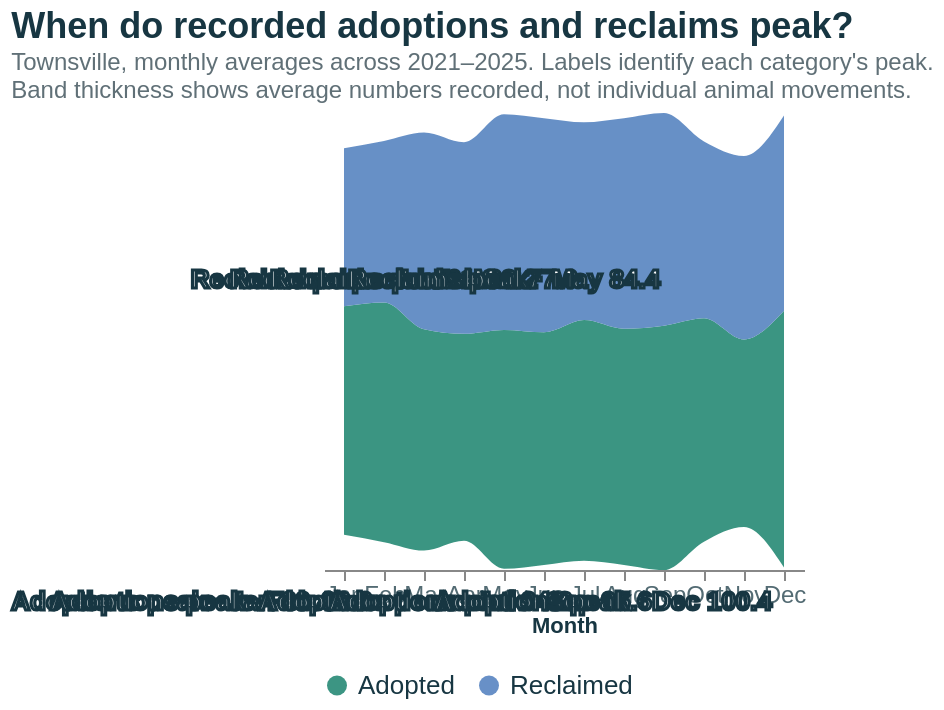

The specification (Vega-Lite) saved for this image:
### Vega-Lite specification from a JSON file in a GitHub repository (floating-point values rounded to 4 significant figures)
{"$schema": "https://vega.github.io/schema/vega-lite/v5.json", "description": "Seasonal streamgraph of monthly official Townsville adoption and reclaim outcomes.", "width": "container", "height": 355, "autosize": {"type": "fit-x", "contains": "padding", "resize": true}, "background": "#ffffff", "title": {"text": "When do recorded adoptions and reclaims peak?", "subtitle": ["Townsville, monthly averages across 2021–2025. Labels identify each category's peak.", "Band thickness shows average numbers recorded, not individual animal movements."], "font": "Helvetica", "fontSize": 18, "subtitleFont": "Helvetica", "subtitleFontSize": 12, "anchor": "start"}, "data": {"values": [{"month": "Jan", "month_num": 1, "series": "Adopted", "mean_count": 89.4, "years": 5}, {"month": "Jan", "month_num": 1, "series": "Reclaimed", "mean_count": 61.8, "years": 5}, {"month": "Feb", "month_num": 2, "series": "Adopted", "mean_count": 93.8, "years": 5}, {"month": "Feb", "month_num": 2, "series": "Reclaimed", "mean_count": 63.2, "years": 5}, {"month": "Mar", "month_num": 3, "series": "Adopted", "mean_count": 86.6, "years": 5}, {"month": "Mar", "month_num": 3, "series": "Reclaimed", "mean_count": 77, "years": 5}, {"month": "Apr", "month_num": 4, "series": "Adopted", "mean_count": 81, "years": 5}, {"month": "Apr", "month_num": 4, "series": "Reclaimed", "mean_count": 75, "years": 5}, {"month": "May", "month_num": 5, "series": "Adopted", "mean_count": 93.4, "years": 5}, {"month": "May", "month_num": 5, "series": "Reclaimed", "mean_count": 84.4, "years": 5}, {"month": "Jun", "month_num": 6, "series": "Adopted", "mean_count": 91, "years": 5}, {"month": "Jun", "month_num": 6, "series": "Reclaimed", "mean_count": 83.8, "years": 5}, {"month": "Jul", "month_num": 7, "series": "Adopted", "mean_count": 94.2, "years": 5}, {"month": "Jul", "month_num": 7, "series": "Reclaimed", "mean_count": 77.4, "years": 5}, {"month": "Aug", "month_num": 8, "series": "Adopted", "mean_count": 92.4, "years": 5}, {"month": "Aug", "month_num": 8, "series": "Reclaimed", "mean_count": 82.4, "years": 5}, {"month": "Sep", "month_num": 9, "series": "Adopted", "mean_count": 95.6, "years": 5}, {"month": "Sep", "month_num": 9, "series": "Reclaimed", "mean_count": 83.2, "years": 5}, {"month": "Oct", "month_num": 10, "series": "Adopted", "mean_count": 87.4, "years": 5}, {"month": "Oct", "month_num": 10, "series": "Reclaimed", "mean_count": 69.2, "years": 5}, {"month": "Nov", "month_num": 11, "series": "Adopted", "mean_count": 73.4, "years": 5}, {"month": "Nov", "month_num": 11, "series": "Reclaimed", "mean_count": 71.8, "years": 5}, {"month": "Dec", "month_num": 12, "series": "Adopted", "mean_count": 100.4, "years": 5}, {"month": "Dec", "month_num": 12, "series": "Reclaimed", "mean_count": 76.4, "years": 5}]}, "config": {"font": "Helvetica, Arial, sans-serif", "view": {"stroke": null}, "axis": {"labelColor": "#536B73", "titleColor": "#173642", "labelFont": "Helvetica, Arial, sans-serif", "titleFont": "Helvetica, Arial, sans-serif"}, "legend": {"labelColor": "#173642", "labelFont": "Helvetica, Arial, sans-serif", "titleFont": "Helvetica, Arial, sans-serif"}, "title": {"color": "#173642", "subtitleColor": "#607077", "font": "Helvetica, Arial, sans-serif", "subtitleFont": "Helvetica, Arial, sans-serif"}}, "layer": [{"mark": {"type": "area", "interpolate": "monotone", "opacity": 0.92}, "encoding": {"x": {"field": "month", "type": "ordinal", "sort": ["Jan", "Feb", "Mar", "Apr", "May", "Jun", "Jul", "Aug", "Sep", "Oct", "Nov", "Dec"], "title": "Month", "axis": {"labelAngle": 0, "labelFontSize": 12}}, "y": {"field": "mean_count", "type": "quantitative", "stack": "center", "axis": null}, "color": {"field": "series", "type": "nominal", "scale": {"domain": ["Adopted", "Reclaimed"], "range": ["#2B8C78", "#5B87C2"]}, "legend": {"orient": "bottom", "title": null, "labelFontSize": 13, "labelLimit": 140, "columns": 2}}, "order": {"field": "series", "type": "nominal", "sort": ["Adopted", "Reclaimed"]}, "tooltip": [{"field": "month", "type": "nominal", "title": "Month"}, {"field": "series", "type": "nominal", "title": "Category"}, {"field": "mean_count", "type": "quantitative", "title": "Average monthly records", "format": ",.1f"}, {"field": "years", "type": "quantitative", "title": "Years averaged"}]}}, {"transform": [{"window": [{"op": "max", "field": "mean_count", "as": "series_max"}], "groupby": ["series"]}, {"filter": "datum.series === 'Reclaimed' && datum.mean_count === datum.series_max"}, {"calculate": "'Reclaims peak · ' + datum.month + ' ' + format(datum.mean_count, '.1f')", "as": "peak_label"}], "mark": {"type": "text", "font": "Helvetica, Arial, sans-serif", "fontSize": 13, "fontWeight": "bold", "color": "#FFFFFF", "stroke": "#173642", "strokeWidth": 1.6, "align": "center", "baseline": "middle", "dx": 0}, "encoding": {"x": {"field": "month", "type": "ordinal", "sort": ["Jan", "Feb", "Mar", "Apr", "May", "Jun", "Jul", "Aug", "Sep", "Oct", "Nov", "Dec"]}, "y": {"value": 85}, "text": {"field": "peak_label", "type": "nominal"}}}, {"transform": [{"window": [{"op": "max", "field": "mean_count", "as": "series_max"}], "groupby": ["series"]}, {"filter": "datum.series === 'Adopted' && datum.mean_count === datum.series_max"}, {"calculate": "'Adoptions peak · ' + datum.month + ' ' + format(datum.mean_count, '.1f')", "as": "peak_label"}], "mark": {"type": "text", "font": "Helvetica, Arial, sans-serif", "fontSize": 13, "fontWeight": "bold", "color": "#FFFFFF", "stroke": "#173642", "strokeWidth": 1.6, "align": "right", "baseline": "middle", "dx": -6}, "encoding": {"x": {"field": "month", "type": "ordinal", "sort": ["Jan", "Feb", "Mar", "Apr", "May", "Jun", "Jul", "Aug", "Sep", "Oct", "Nov", "Dec"]}, "y": {"value": 246}, "text": {"field": "peak_label", "type": "nominal"}}}]}
